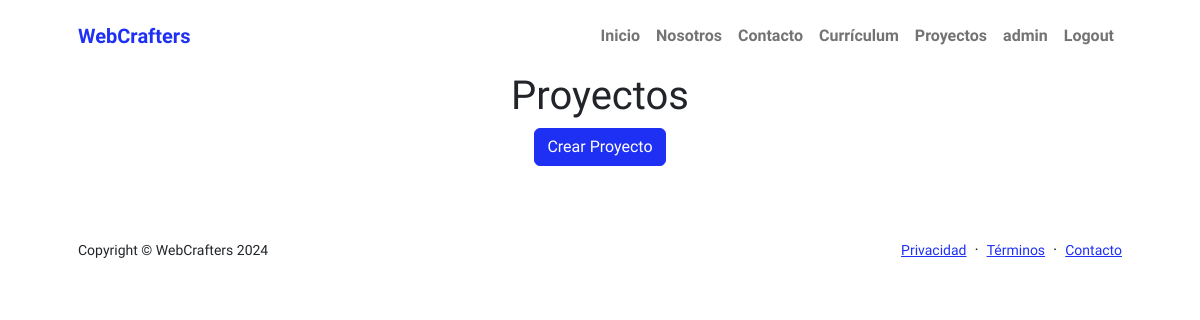
The page /portafolio_web/proyectos/list (signed in) on the database as committed earlier.
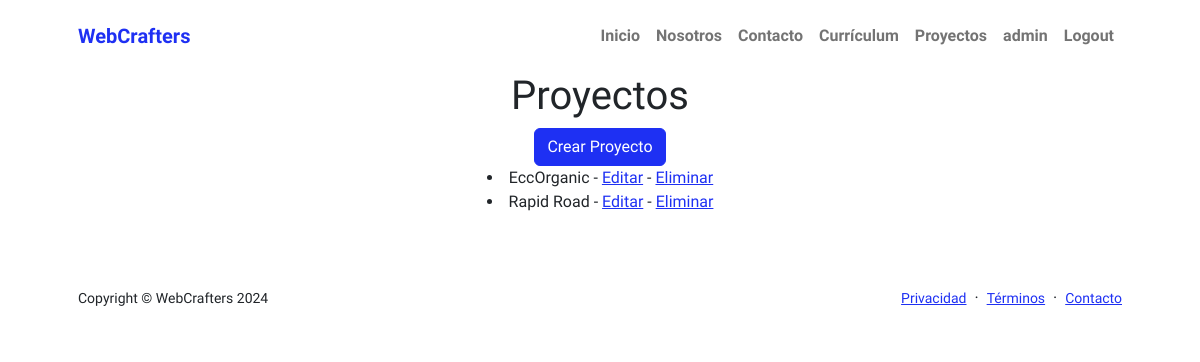
The same page on the database as committed later.
### portafolio_web/models.py (models this page shows, shortened)
class Proyecto(models.Model):
    nombre = models.CharField(max_length=100)
    descripcion = models.TextField()
    imagen = models.ImageField(upload_to='proyectos/', null=True, blank=True)

### portafolio_web/views.py (the view)
# urls.py: path('proyectos/list', views.proyecto_list, name='proyecto_list'),
@login_required
def proyecto_list(request):
    proyectos = Proyecto.objects.all()
    return render(request, 'portafolio_web/proyecto_list.html', {'proyectos': proyectos})

### portafolio_web/templates/portafolio_web/proyecto_list.html (shortened to what this page needs)
{% extends 'portafolio_web/base.html' %}
{% block content %}
<div class="text-center mb-5">
    <h1>Proyectos</h1>
    <a href="{% url 'proyecto_create' %}" class="btn btn-primary">Crear Proyecto</a>
        {% for proyecto in proyectos %}
            <li>
                {{ proyecto.nombre }} -
                <a href="{% url 'proyecto_update' proyecto.pk %}">Editar</a> -
                <a href="{% url 'proyecto_delete' proyecto.pk %}">Eliminar</a>
            </li>
        {% endfor %}
</div>
{% endblock %}

Rows that differ between the two databases and show on the page:
added Proyecto: nombre "EccOrganic"
added Proyecto: nombre "Rapid Road"
